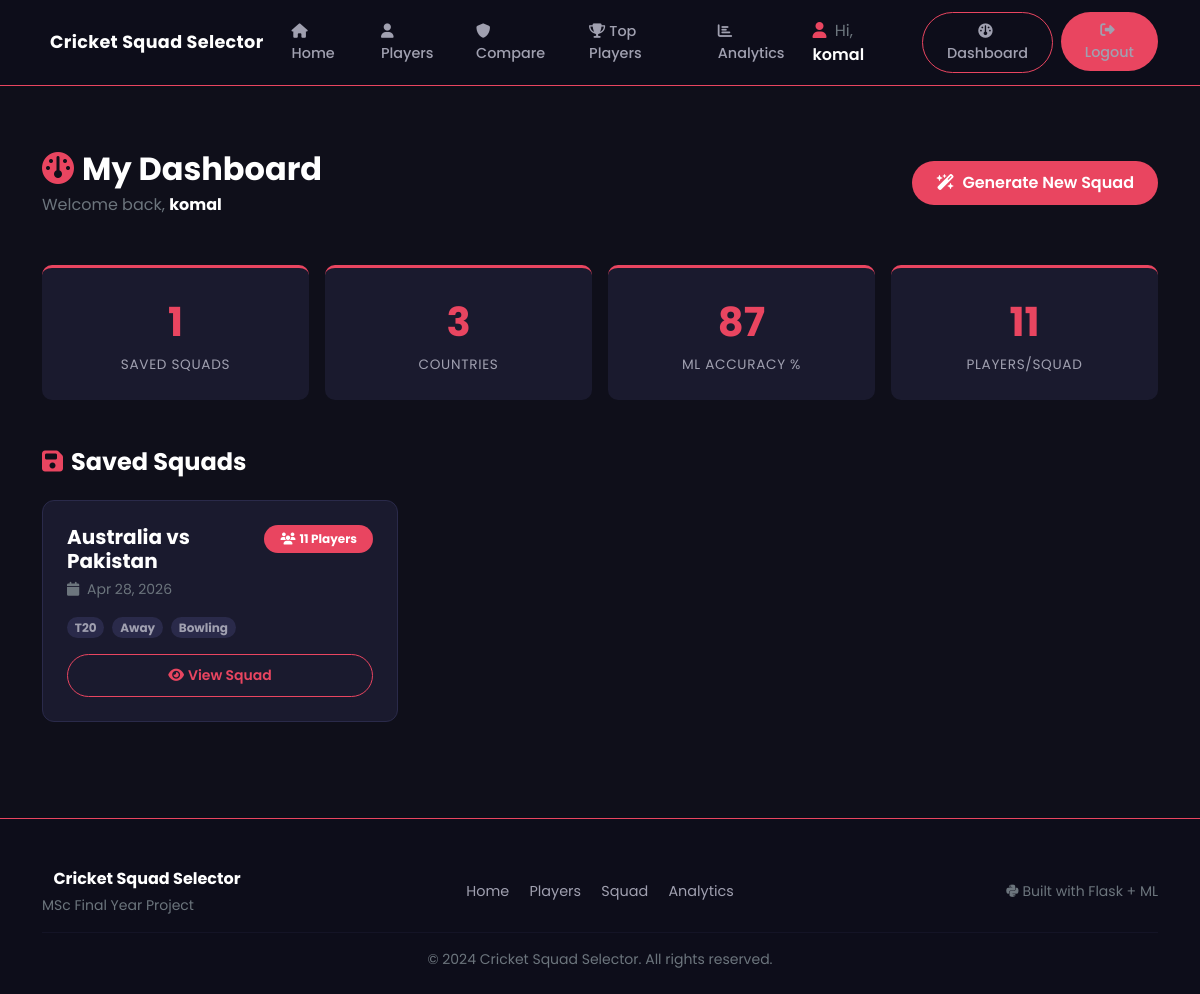
/dashboard (signed in), run on an earlier commit of the app's database.
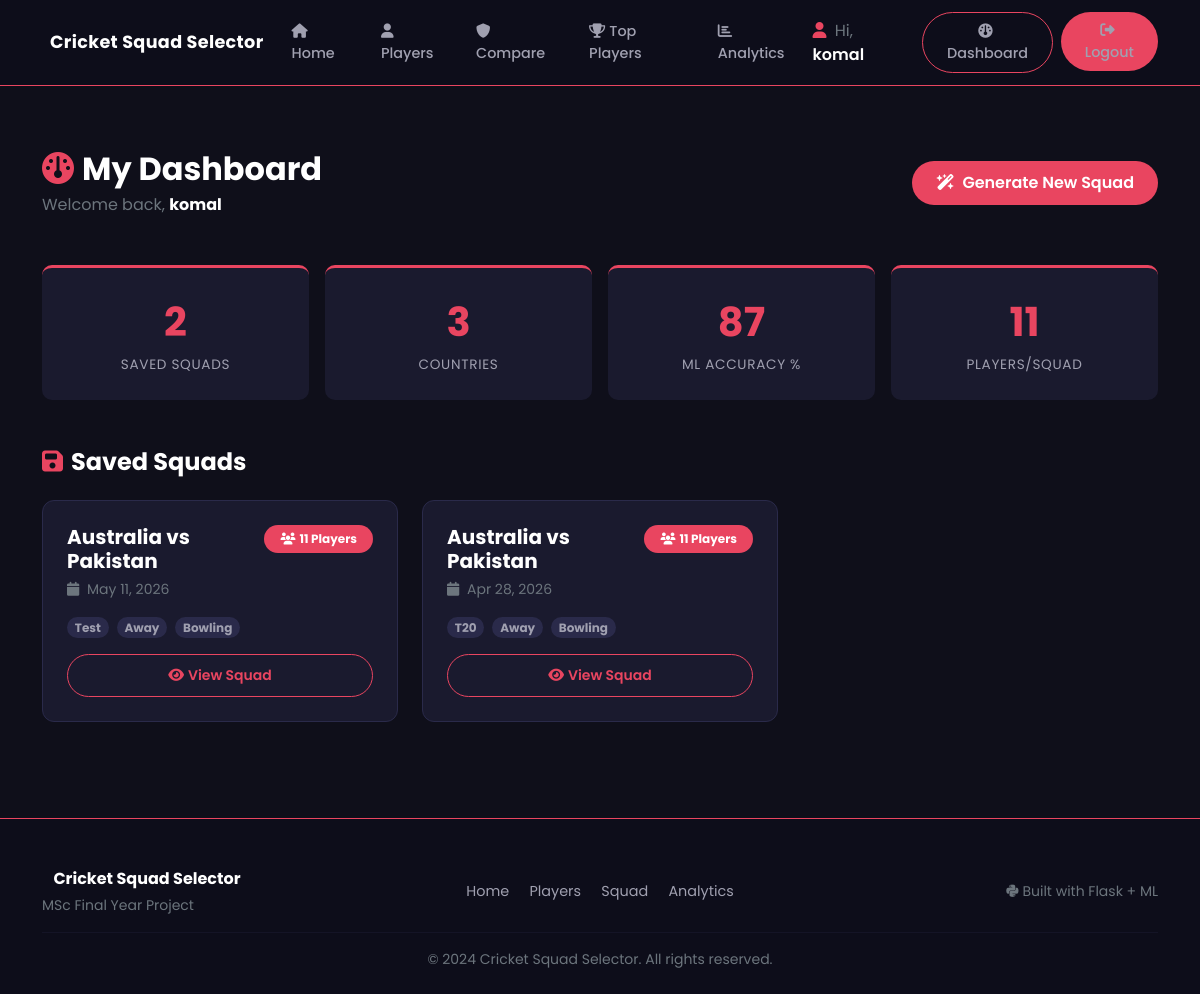
And on a later commit of the database.
### models.py (models this page shows, shortened)
class User(db.Model, UserMixin):
    id            = db.Column(db.Integer, primary_key=True)
    username      = db.Column(db.String(80), unique=True, nullable=False)
    email         = db.Column(db.String(120), unique=True, nullable=False)
    password      = db.Column(db.String(200), nullable=False)
    date_joined   = db.Column(db.DateTime, default=datetime.utcnow)
    saved_squads  = db.relationship('SavedSquad', backref='user', lazy=True)

class SavedSquad(db.Model):
    id             = db.Column(db.Integer, primary_key=True)
    user_id        = db.Column(db.Integer, db.ForeignKey('user.id'), nullable=False)
    country        = db.Column(db.String(50))
    opposition     = db.Column(db.String(50))
    match_format   = db.Column(db.String(20))
    venue_type     = db.Column(db.String(20))
    pitch_type     = db.Column(db.String(20))
    weather        = db.Column(db.String(20))
    players_json   = db.Column(db.Text)             # JSON string of 11 players
    created_at     = db.Column(db.DateTime, default=datetime.utcnow)

### routes/auth.py (the view)
@auth.route('/dashboard')
@login_required
def dashboard():
    squads = SavedSquad.query.filter_by(user_id=current_user.id).order_by(SavedSquad.created_at.desc()).all()
    count = len(squads)
    return render_template('auth/dashboard.html', squads=squads, count=count)

### models.py (called while the page is built)
@login_manager.user_loader
def load_user(user_id):
    return User.query.get(int(user_id))

### templates/auth/dashboard.html (shortened to what this page needs)
{% extends "base.html" %}
{% block content %}
<div class="container py-5">
    <div class="d-flex justify-content-between align-items-center mb-5 flex-wrap gap-3">
        <div>
            <h2 class="fw-bold text-white mb-1">
                <i class="fa-solid fa-gauge text-accent me-2"></i>My Dashboard
            </h2>
            <p class="text-secondary mb-0">Welcome back, <strong class="text-white">{{ current_user.username }}</strong></p>
        </div>
        <a href="/squad" class="btn btn-primary-custom rounded-pill px-4">
            <i class="fa-solid fa-wand-magic-sparkles me-2"></i>Generate New Squad
        </a>
    </div>
    <div class="row g-3 mb-5">
        <div class="col-6 col-md-3">
            <div class="stat-box">
                <span class="stat-number">{{ squads|length }}</span>
                <span class="stat-label">Saved Squads</span>
            </div>
        </div>
        <div class="col-6 col-md-3">
            <div class="stat-box">
                <span class="stat-number">3</span>
                <span class="stat-label">Countries</span>
            </div>
        </div>
        <div class="col-6 col-md-3">
            <div class="stat-box">
                <span class="stat-number">87</span>
                <span class="stat-label">ML Accuracy %</span>
            </div>
        </div>
        <div class="col-6 col-md-3">
            <div class="stat-box">
                <span class="stat-number">11</span>
                <span class="stat-label">Players/Squad</span>
            </div>
        </div>
    </div>
    <h4 class="fw-bold text-white mb-4"><i class="fa-solid fa-floppy-disk text-accent me-2"></i>Saved Squads</h4>
    {% if squads %}
    <div class="row row-cols-1 row-cols-md-2 row-cols-lg-3 g-4">
        {% for squad in squads %}
        <div class="col">
            <div class="card-dark h-100 d-flex flex-column">
                <div class="d-flex justify-content-between align-items-start mb-3">
                    <div>
                        <h5 class="fw-bold text-white mb-1">
                            {{ squad.country or 'Unknown' }} vs {{ squad.opposition or 'Unknown' }}
                        </h5>
                        <span class="text-secondary small">
                            <i class="fa-solid fa-calendar me-1"></i>
                            {{ squad.created_at.strftime('%b %d, %Y') if squad.created_at else 'Unknown date' }}
                        </span>
                    </div>
                    <span class="badge rounded-pill px-3 py-2" style="background:#E94560; font-size:0.75rem;">
                        <i class="fa-solid fa-users me-1"></i>11 Players
                    </span>
                </div>
                <div class="d-flex flex-wrap gap-2 mb-3">
                    {% if squad.match_format %}<span class="badge rounded-pill" style="background:#2A2A4A; color:#A0A0B0;">{{ squad.match_format }}</span>{% endif %}
                    {% if squad.venue_type %}<span class="badge rounded-pill" style="background:#2A2A4A; color:#A0A0B0;">{{ squad.venue_type }}</span>{% endif %}
                    {% if squad.pitch_type %}<span class="badge rounded-pill" style="background:#2A2A4A; color:#A0A0B0;">{{ squad.pitch_type }}</span>{% endif %}
                </div>
                <div class="mt-auto">
                    <a href="/squad/saved/{{ squad.id }}" class="btn btn-outline-custom btn-sm w-100 rounded-pill">
                        <i class="fa-solid fa-eye me-1"></i>View Squad
                    </a>
                </div>
            </div>
        </div>
        {% endfor %}
    </div>
    {% endif %}
</div>
{% endblock %}

### templates/base.html (shortened to what this page needs)
<!DOCTYPE html>
<html lang="en">
<head>
    <link rel="stylesheet" href="https://cdn.jsdelivr.net/npm/bootstrap@5.3.0/dist/css/bootstrap.min.css">
    <link rel="stylesheet" href="https://cdnjs.cloudflare.com/ajax/libs/font-awesome/6.4.0/css/all.min.css">
    <link rel="stylesheet" href="https://cdnjs.cloudflare.com/ajax/libs/animate.css/4.1.1/animate.min.css">
    <link rel="stylesheet" href="{{ url_for('static', filename='css/main.css') }}">
</head>
<body>
<nav class="navbar navbar-expand-lg sticky-top" id="mainNavbar">
    <div class="container">
        <a class="navbar-brand fw-bold text-white d-flex align-items-center gap-2" href="/">
            Cricket Squad Selector
        </a>
        <div class="collapse navbar-collapse" id="navbarContent">
            <ul class="navbar-nav mx-auto gap-1">
                <li class="nav-item">
                    <a class="nav-link {% if request.endpoint == 'main.home' %}nav-active{% endif %}" href="/">
                        <i class="fa-solid fa-home me-1"></i>Home
                    </a>
                </li>
                <li class="nav-item">
                    <a class="nav-link {% if request.endpoint and 'players' in request.endpoint %}nav-active{% endif %}" href="/players">
                        <i class="fa-solid fa-user me-1"></i>Players
                    </a>
                </li>
                <li class="nav-item">
                    <a class="nav-link {% if request.endpoint == 'players.compare' %}nav-active{% endif %}" href="/players/compare">
                        <i class="fa-solid fa-shield me-1"></i>Compare
                    </a>
                </li>
                <li class="nav-item">
                    <a class="nav-link {% if request.endpoint == 'players.top_players' %}nav-active{% endif %}" href="/players/top">
                        <i class="fa-solid fa-trophy me-1"></i>Top Players
                    </a>
                </li>
                <li class="nav-item">
                    <a class="nav-link {% if request.endpoint and 'analytics' in request.endpoint %}nav-active{% endif %}" href="/analytics/top">
                        <i class="fa-solid fa-chart-bar me-1"></i>Analytics
                    </a>
                </li>
            </ul>
            <ul class="navbar-nav gap-2">
                {% if current_user.is_authenticated %}
                    <li class="nav-item d-flex align-items-center">
                        <span class="text-secondary me-2">
                            <i class="fa-solid fa-user me-1" style="color:#E94560;"></i>
                            Hi, <span class="text-white fw-semibold">{{ current_user.username }}</span>
                        </span>
                    </li>
                    <li class="nav-item">
                        <a class="nav-link btn btn-sm btn-outline-custom px-3 rounded-pill" href="/dashboard">
                            <i class="fa-solid fa-gauge me-1"></i>Dashboard
                        </a>
                    </li>
                    <li class="nav-item">
                        <a class="nav-link btn btn-sm btn-primary-custom px-3 rounded-pill text-white" href="/logout">
                            <i class="fa-solid fa-right-from-bracket me-1"></i>Logout
                        </a>
                    </li>
                {% endif %}
            </ul>
        </div>
    </div>
</nav>
<main>
    {% block content %}{% endblock %}
</main>
<footer class="footer mt-5">
    <div class="container">
        <div class="row align-items-center">
            <div class="col-md-4 mb-3 mb-md-0">
                <span class="fw-bold text-white">
                    Cricket Squad Selector
                </span>
                <div class="text-secondary small mt-1">MSc Final Year Project</div>
            </div>
            <div class="col-md-4 text-center mb-3 mb-md-0">
                <a href="/" class="footer-link me-3">Home</a>
                <a href="/players" class="footer-link me-3">Players</a>
                <a href="/squad" class="footer-link me-3">Squad</a>
                <a href="/analytics/top" class="footer-link">Analytics</a>
            </div>
            <div class="col-md-4 text-md-end">
                <span class="text-secondary small">
                    <i class="fa-brands fa-python me-1"></i>Built with Flask + ML
                </span>
            </div>
        </div>
        <hr style="border-color: #2A2A4A;">
        <div class="text-center text-secondary small">
            &copy; 2024 Cricket Squad Selector. All rights reserved.
        </div>
    </div>
</footer>
</body>
</html>

### static/css/main.css (style rules this page uses)
:root { --bg-primary: #0F0F1A; --bg-card: #1A1A2E; --accent-red: #E94560; --accent-teal: #0D7377; --text-primary: #FFFFFF; --text-secondary: #A0A0B0; --success: #28a745; --warning: #FFD700; --bg-nav: #0D0D1A; --border-card: #2A2A4A; }
*, *::before, *::after { box-sizing: border-box; }
body { font-family: 'Poppins', sans-serif; background-color: var(--bg-primary); color: var(--text-primary); min-height: 100vh; }
#mainNavbar { background-color: var(--bg-nav) !important; border-bottom: 1px solid var(--accent-red); padding: 0.75rem 0; }
.navbar-brand { font-size: 1.1rem; letter-spacing: 0.02em; }
#mainNavbar .nav-link { color: var(--text-secondary) !important; font-size: 0.9rem; font-weight: 500; padding: 0.5rem 0.75rem; transition: color 0.3s ease; border-radius: 6px; }
.nav-active { color: var(--accent-red) !important; border-bottom: 2px solid var(--accent-red); }
.card-dark { background: var(--bg-card); border: 1px solid var(--border-card); border-radius: 12px; padding: 1.5rem; transition: all 0.3s ease; }
.btn-primary-custom { background: var(--accent-red); border: none; color: white; padding: 10px 24px; border-radius: 8px; font-weight: 600; transition: all 0.3s ease; cursor: pointer; }
.btn-outline-custom { background: transparent; border: 1px solid var(--accent-red); color: var(--accent-red); padding: 10px 24px; border-radius: 8px; font-weight: 600; transition: all 0.3s ease; cursor: pointer; }
.stat-box { background: var(--bg-card); border-radius: 10px; padding: 1.5rem; text-align: center; border-top: 3px solid var(--accent-red); transition: all 0.3s ease; }
.stat-box .stat-number { font-size: 2.5rem; font-weight: 700; color: var(--accent-red); display: block; }
.stat-box .stat-label { color: var(--text-secondary); font-size: 0.85rem; text-transform: uppercase; letter-spacing: 0.05em; }
.footer { background: var(--bg-nav); border-top: 1px solid var(--accent-red); padding: 3rem 0 1.5rem; color: var(--text-secondary); }
.footer-link { color: var(--text-secondary); text-decoration: none; font-size: 0.9rem; transition: color 0.3s ease; }
.text-accent { color: var(--accent-red) !important; }

What changed in the data, as far as the page shows it:
added SavedSquad: country "Australia", opposition "Pakistan", created_at "May 11, 2026", match_format "Test", venue_type "Away", pitch_type "Bowling"
Also different on the page:
{{ squads|length }}: "1" → "2"
